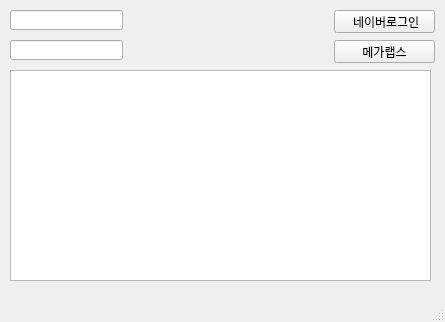
<?xml version="1.0" encoding="UTF-8"?>
<ui version="4.0">
 <class>MainWindow</class>
 <widget class="QMainWindow" name="MainWindow">
  <property name="geometry">
   <rect>
    <x>0</x>
    <y>0</y>
    <width>445</width>
    <height>322</height>
   </rect>
  </property>
  <property name="windowTitle">
   <string>MainWindow</string>
  </property>
  <widget class="QWidget" name="centralwidget">
   <widget class="QPushButton" name="pushButton">
    <property name="geometry">
     <rect>
      <x>334</x>
      <y>10</y>
      <width>101</width>
      <height>23</height>
     </rect>
    </property>
    <property name="text">
     <string> 네이버로그인</string>
    </property>
   </widget>
   <widget class="QTextEdit" name="textEdit">
    <property name="geometry">
     <rect>
      <x>10</x>
      <y>70</y>
      <width>421</width>
      <height>211</height>
     </rect>
    </property>
   </widget>
   <widget class="QLineEdit" name="myid">
    <property name="geometry">
     <rect>
      <x>10</x>
      <y>10</y>
      <width>113</width>
      <height>20</height>
     </rect>
    </property>
   </widget>
   <widget class="QLineEdit" name="mypass">
    <property name="geometry">
     <rect>
      <x>10</x>
      <y>40</y>
      <width>113</width>
      <height>20</height>
     </rect>
    </property>
   </widget>
   <widget class="QPushButton" name="mega">
    <property name="geometry">
     <rect>
      <x>334</x>
      <y>40</y>
      <width>101</width>
      <height>23</height>
     </rect>
    </property>
    <property name="text">
     <string>메가랩스</string>
    </property>
   </widget>
  </widget>
  <widget class="QMenuBar" name="menubar">
   <property name="geometry">
    <rect>
     <x>0</x>
     <y>0</y>
     <width>445</width>
     <height>21</height>
    </rect>
   </property>
  </widget>
  <widget class="QStatusBar" name="statusbar"/>
 </widget>
 <resources/>
 <connections/>
</ui>
